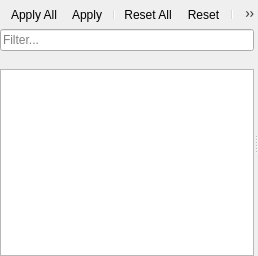
<?xml version="1.0" encoding="UTF-8"?>
<ui version="4.0">
 <class>SettingsDialog</class>
 <widget class="QWidget" name="SettingsDialog">
  <property name="geometry">
   <rect>
    <x>0</x>
    <y>0</y>
    <width>258</width>
    <height>256</height>
   </rect>
  </property>
  <layout class="QVBoxLayout" name="main_layout">
   <property name="spacing">
    <number>0</number>
   </property>
   <property name="leftMargin">
    <number>0</number>
   </property>
   <property name="topMargin">
    <number>0</number>
   </property>
   <property name="rightMargin">
    <number>0</number>
   </property>
   <property name="bottomMargin">
    <number>0</number>
   </property>
   <item>
    <widget class="QToolBar" name="toolbar">
     <addaction name="apply_all_action"/>
     <addaction name="apply_current_page_action"/>
     <addaction name="separator"/>
     <addaction name="reset_all_action"/>
     <addaction name="reset_current_page_action"/>
     <addaction name="separator"/>
     <addaction name="defaults_all_action"/>
     <addaction name="defaults_current_page_action"/>
    </widget>
   </item>
   <item>
    <widget class="QSplitter" name="splitter">
     <property name="orientation">
      <enum>Qt::Orientation::Horizontal</enum>
     </property>
     <widget class="QWidget" name="tree_panel">
      <layout class="QVBoxLayout" name="tree_panel_layout">
       <item>
        <widget class="QLineEdit" name="filter_edit">
         <property name="placeholderText">
          <string>Filter...</string>
         </property>
        </widget>
       </item>
       <item>
        <widget class="WrappingCheckBox" name="show_full_page_check_box" native="true"/>
       </item>
       <item>
        <widget class="WrappingCheckBox" name="show_full_group_check_box" native="true"/>
       </item>
       <item>
        <widget class="QTreeView" name="category_tree">
         <property name="headerHidden">
          <bool>true</bool>
         </property>
        </widget>
       </item>
      </layout>
     </widget>
     <widget class="QStackedWidget" name="page_stack"/>
    </widget>
   </item>
  </layout>
  <action name="apply_all_action">
   <property name="text">
    <string>Apply All</string>
   </property>
   <property name="toolTip">
    <string>Apply changes on every page</string>
   </property>
  </action>
  <action name="apply_current_page_action">
   <property name="text">
    <string>Apply</string>
   </property>
   <property name="toolTip">
    <string>Apply the current page's changes</string>
   </property>
  </action>
  <action name="reset_all_action">
   <property name="text">
    <string>Reset All</string>
   </property>
   <property name="toolTip">
    <string>Discard changes on every page</string>
   </property>
  </action>
  <action name="reset_current_page_action">
   <property name="text">
    <string>Reset</string>
   </property>
   <property name="toolTip">
    <string>Discard the current page's changes</string>
   </property>
  </action>
  <action name="defaults_all_action">
   <property name="text">
    <string>Defaults All</string>
   </property>
   <property name="toolTip">
    <string>Restore factory defaults on every page</string>
   </property>
  </action>
  <action name="defaults_current_page_action">
   <property name="text">
    <string>Defaults</string>
   </property>
   <property name="toolTip">
    <string>Restore the current page's factory defaults</string>
   </property>
  </action>
 </widget>
 <customwidgets>
  <customwidget>
   <class>WrappingCheckBox</class>
   <extends>QWidget</extends>
   <header>borco_pyside.widgets</header>
  </customwidget>
 </customwidgets>
 <resources/>
 <connections/>
</ui>
